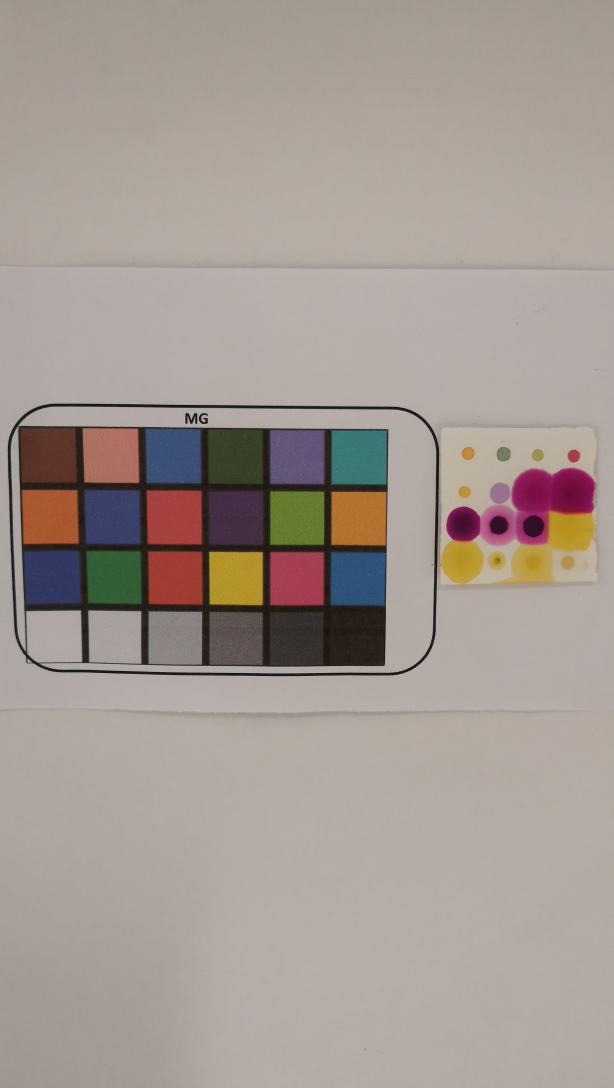
#> input picture data/Lab/07-08-2019-14.02-.jpg, 1840 x 3264 px, found by its file name (shown at 1/3 size)
$ jupyter execute LabImages_NormalisationCode.ipynb
#> lines starting #> are read from the running program, lines starting #| are printed output that depends on the picture
[cell 1]
import cv2
import os
import sys
import glob
import numpy as np
import pandas as pd
import matplotlib.pyplot as plt
import matplotlib.image as mpimg
from PIL import Image

[cell 2]
#Reading the image
img = cv2.imread('Data/Lab/07-08-2019-14.02-.jpg')
#> img is the input picture: shape (3264, 1840, 3); mean B, G, R 146.9, 153.6, 164.8

[cell 3]
#convert to RGB
imgRGB_original = cv2.cvtColor(img, cv2.COLOR_BGR2RGB)

[cell 4]
#Showing the output
plt.imshow(imgRGB_original)
plt.grid()

[cell 5]
#Visualising the major portion
img_cropped = imgRGB_original[1000:2000,0:2000]
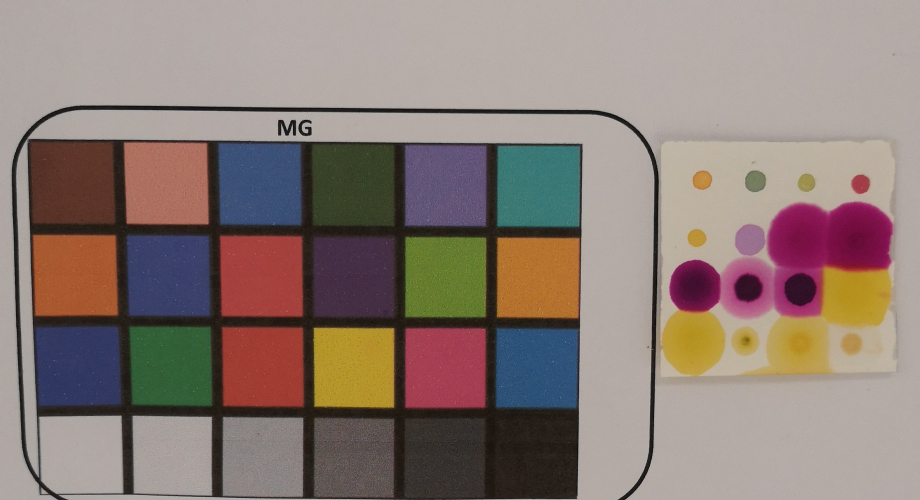
#> img_cropped: shape (1000, 1840, 3) (shown at 1/2 size); mean R, G, B 139.9, 124.2, 117.3
plt.imshow(img_cropped)

[cell 6]
#Core portion extraction- Colour black
plt.imshow(img_cropped[835:985,1000:1150])
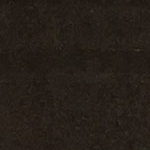
#> shown: shape (150, 150, 3); mean R, G, B 38, 31.1, 24.6

[cell 7]
#Finding the average colour values of the core portion
R1 = img_cropped[835:985,1000:1150,0].mean()
#> R1 = 38.05
G1 = img_cropped[835:985,1000:1150,1].mean()
#> G1 = 31.14
B1 = img_cropped[835:985,1000:1150,2].mean()
#> B1 = 24.57

[cell 8]
"""after having the mean values, identify the difference with original values
from the colour card which is (52,52,52) for the colour black"""

[cell 9]
#Loop to apply the colour values changes to entire image
arr = np.array(img_cropped)
# grab the image dimensions
h1 = arr.shape[0]
#> h1 = 1000
w1 = arr.shape[1]
#> w1 = 1840
# loop over the image, pixel by pixel
for y in range(0, h1):
    for x in range(0, w1):
        arr[y, x,0] = arr[y, x,0]+ (52- R1)  # add or substract the difference of Red
        arr[y, x,1] = arr[y, x,1]+ (52-G1) # add or substract the difference of green
        arr[y, x,2] = arr[y, x,2]+(52-B1) # add or substract the difference of Blue
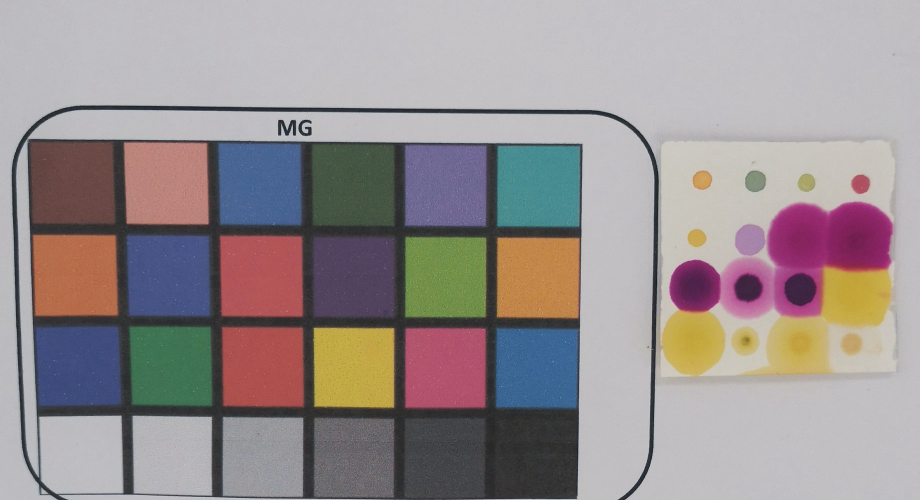
#> arr: shape (1000, 1840, 3) (shown at 1/2 size); mean R, G, B 152.9, 144.2, 144.3

[cell 10]
#Print the colour corrected image
plt.imshow(arr)

[cell 11]
#Saving back the normalised image
#output_filename = filename + '_Normalised.jpg'
plt.imsave('normalisedImage.jpg' ,arr)

[cell 12]
"""Executable Code"""

[cell 13]
import cv2
import os
import sys
import glob
import numpy as np
import pandas as pd
import matplotlib.pyplot as plt
import matplotlib.image as mpimg
from PIL import Image

path = "Data/Lab/*.jpg"

for file in glob.glob(path):
    filename = file.split('/')[2].split('.j')[0]
    img = cv2.imread(file)
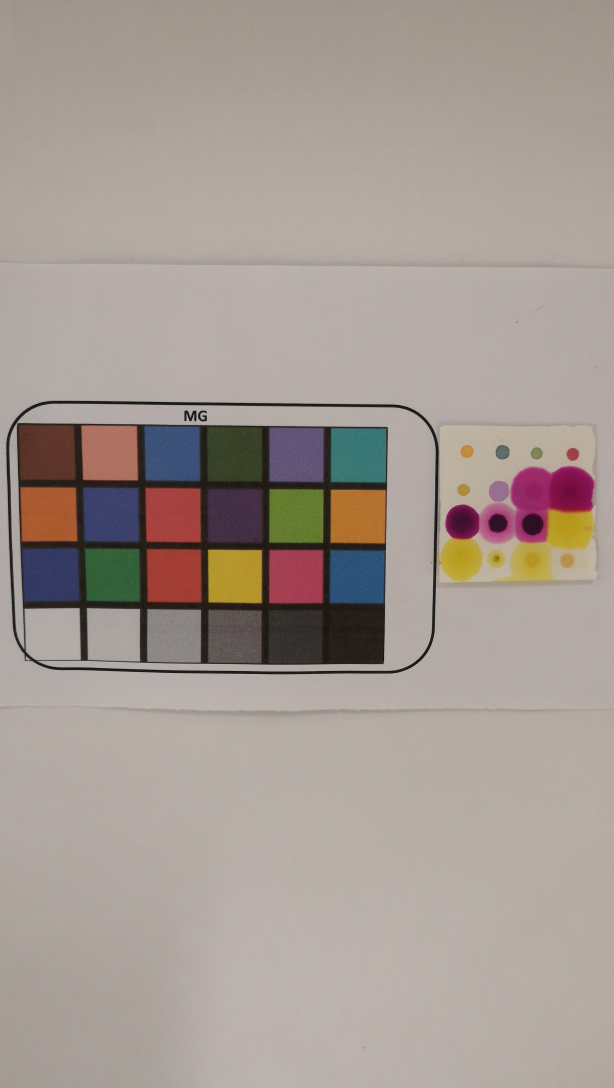
#> input picture data/Lab/07-08-2019-10.10-.jpg, 1840 x 3264 px (shown at 1/3 size)
#> img is the input picture: shape (3264, 1840, 3); mean B, G, R 147.3, 154.5, 165.7
    imgRGB_original = cv2.cvtColor(img, cv2.COLOR_BGR2RGB)

    img_cropped = imgRGB_original[1000:2000,0:2000]
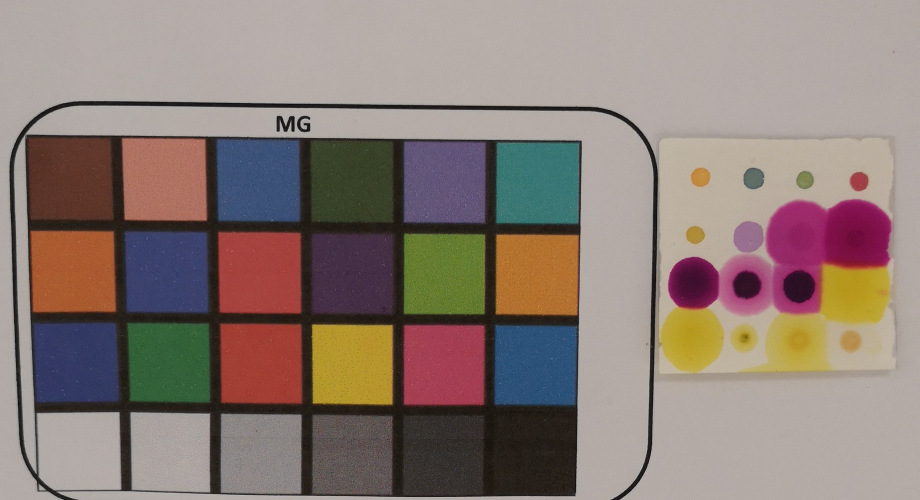
#> img_cropped: shape (1000, 1840, 3) (shown at 1/2 size); mean R, G, B 140, 124.7, 117.7
    #Finding the average colour values of the core portion
    R1 = img_cropped[835:985,1000:1150,0].mean()
#> R1 = 37.3
    G1 = img_cropped[835:985,1000:1150,1].mean()
#> G1 = 30.78
    B1 = img_cropped[835:985,1000:1150,2].mean()
#> B1 = 24.55

    #Adjusting the colours in the image
    arr = np.array(img_cropped)
    # grab the image dimensions
    h1 = arr.shape[0]
    w1 = arr.shape[1]
    # loop over the image, pixel by pixel
    for y in range(0, h1):
        for x in range(0, w1):
            arr[y, x,0] = arr[y, x,0]+ (52- R1)  # add or substract the difference of Red
            arr[y, x,1] = arr[y, x,1]+ (52-G1) # add or substract the difference of green
            arr[y, x,2] = arr[y, x,2]+(52-B1) # add or substract the difference of Blue
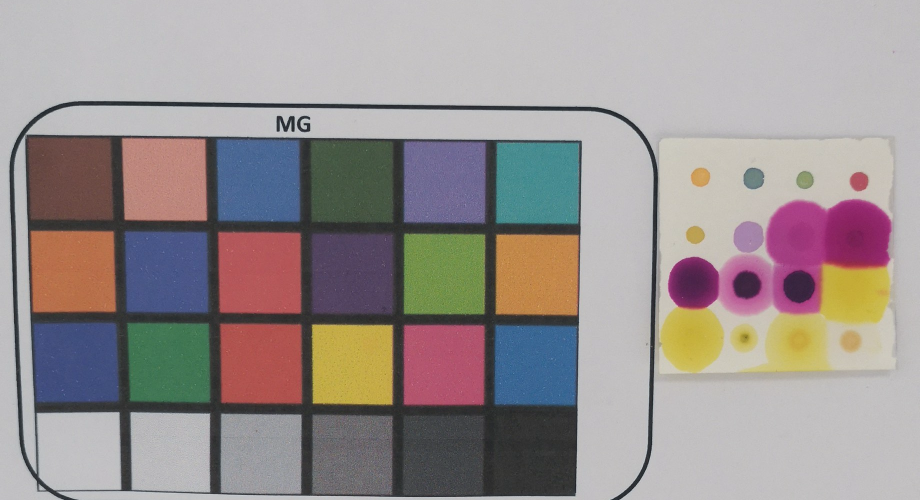
#> arr: shape (1000, 1840, 3) (shown at 1/2 size); mean R, G, B 154, 145.7, 144.7

    #Saving the Normalised Images
    output_filename = filename + '_normalised.jpg'
    plt.imsave('Data/Lab/Normalised/'+output_filename ,arr)
#> pass 2 of the loop `for file in glob.glob(path):`:
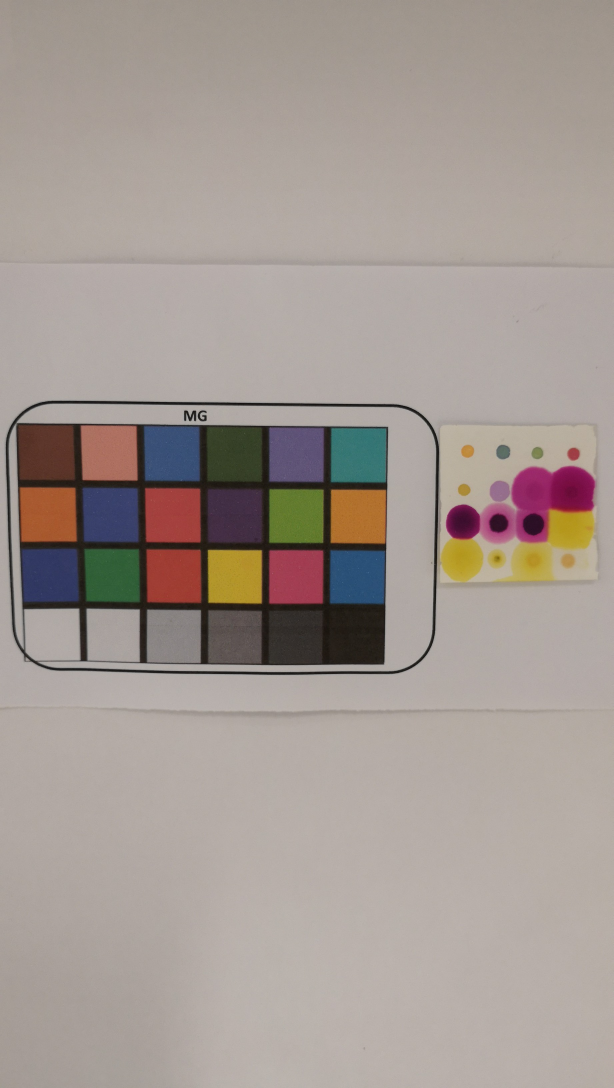
#> input picture data/Lab/07-08-2019-10.20-.jpg, 1840 x 3264 px (shown at 1/3 size)
#> img is the input picture: shape (3264, 1840, 3); mean B, G, R 147.3, 153.5, 164.1
#> `img_cropped = imgRGB_original[1000:2000,0:2000]`:
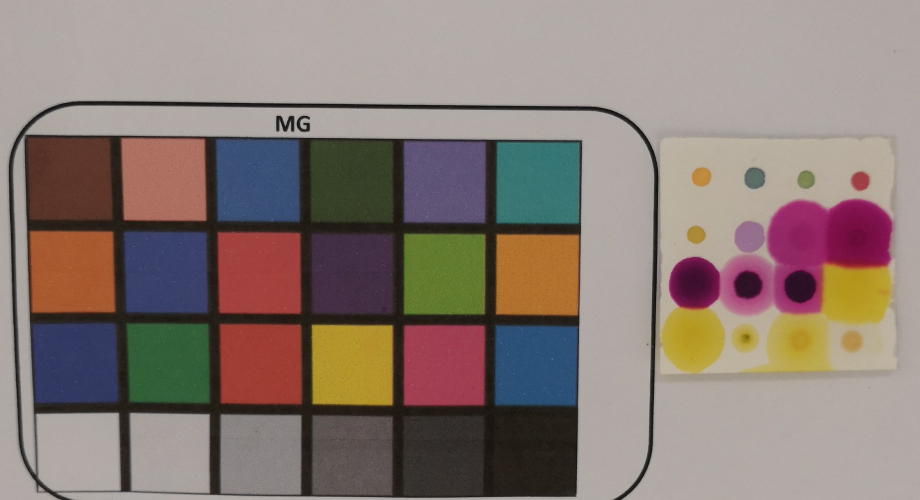
#> img_cropped: shape (1000, 1840, 3) (shown at 1/2 size); mean R, G, B 137.7, 123.3, 116.5
#> `R1 = img_cropped[835:985,1000:1150,0].mean()`: R1 = 35.75
#> `G1 = img_cropped[835:985,1000:1150,1].mean()`: G1 = 30.45
#> `B1 = img_cropped[835:985,1000:1150,2].mean()`: B1 = 24.04
